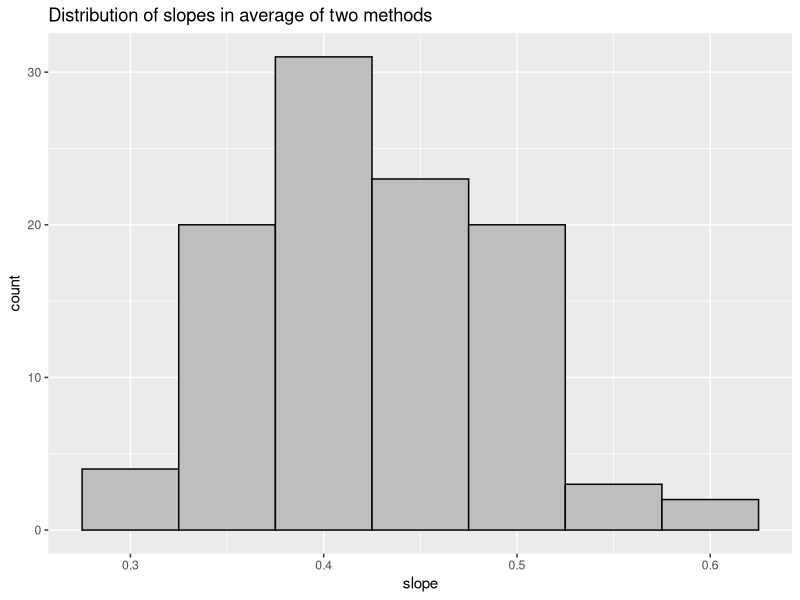
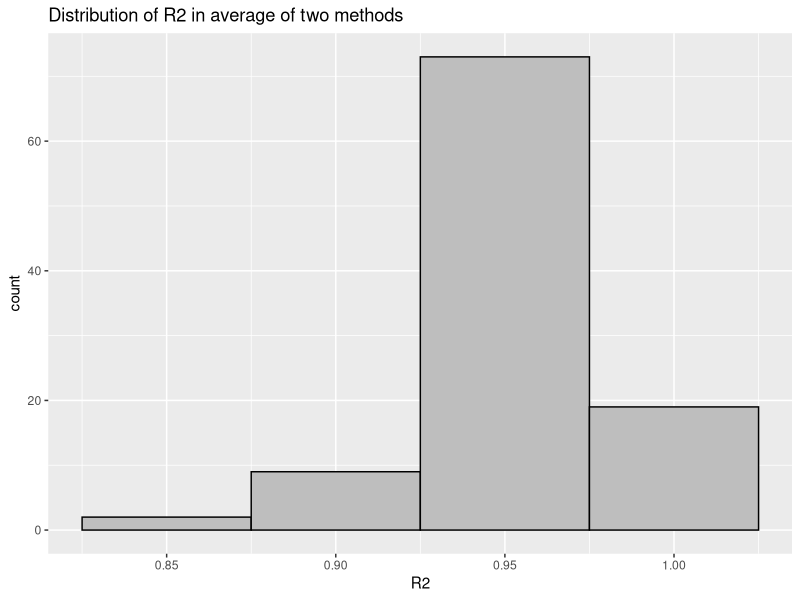

Here is the R script that generated these plots, in order:
#SAC - second version. Here I will add values to end of shortes average.
#otherwise there are only as many value as the shorted cf vector.
#Plus will store plot numbers






# Calculating SAC using maxmum and Minimum slope methods
#INPUTS plot_rich.csv (ExploringNests)
#       GroundCover.csv, access
#       VegCodes.csv, csv file
#OUTPUTS creates long_sac_max and min - a long df of cf obtained
#     by maximum and minimum paths through the plots. The values are extrapolated to 
#     3200m2 using linear extrap. The average is then fixed so that it
#     it also finishes on max_cf value. Paths area stored in path_max[[site]]
#     and path_min[[site]]. The plot numbers in these can be used to access
#     the variables for each plot through the path.
#     path_min, path_max RDS, for the plot order, ave_cf.csv for the richness on the ave fit 
#     and ave_fits.csv for the slopse


rm(list = ls())
cat("\014")
library(dplyr)
library(ggplot2)
library(nlme)
library(gridExtra)
library(reshape)
#plot level SAC


plotrichness = read.csv("../Data/plot_rich.csv")
#plot richness includes the missing plots as 0's, col 1 in random row numbers
plotrichness = plotrichness[, -1]

#Input all the ground flora data
Data = read.csv("../Data/GroundCover.csv")
Data_Yr2 = Data %>% filter(Yr_2 == 2)#%>%select(SITE,PLOT,NEST,COV,Amalgams)
colnames(Data_Yr2) = c("SITE", "PLOT", "NEST", "Cover", "BRC_number", "Year")
veg_codes = read.csv("../Data/vegetation_codes.csv")

# the  bryophytes, lichen etc have already been removed from veg codes csv so join this with ground cover to eliminate bryophytes from counts


colnames(veg_codes) = c("Species", "BRC_number")
Data_Yr2_veg = Data_Yr2 %>% inner_join(veg_codes)
# now using Dat_Yr2_veg means analysis is carried out without bryophytes


# calculate SAC starting from least rich plot
#select plot with least amount of species
#remove missing plots from Data_Yr2_veg

sac_max = list()
path_max = list()

for (i in 1:103){
  path = vector()
  f = vector()
  plotvect = c(1:16)
  sitevector = plotrichness[i,] # vector of richnesses of each plot for site i
  # remove zero values of missing plots
  #sitevector = sitevector[sitevector != 0]
  sitevector[sitevector == 0] = NA
  start = which.min(sitevector) # take plot with min richness
  path[1] = start
  siteveg = Data_Yr2_veg %>% filter(SITE == i) #get species data for site i
  startplot = siteveg %>% filter(PLOT == start) # get species data for min plot
  f[1] = length(unique(startplot$Species)) # first frequency  is just richness of min plot
  restofplots = siteveg %>% filter(PLOT != start) # take out the min plot
  plotvect = plotvect[-start] # take out the plot number of min plot
  j = 1
  while (length(plotvect != 0)) {
    #browser()
    j = j + 1 # counter for position in f vector
    #inner joins of all other plots to min plot, tmp 2 lists all species in
    #next plot that were not in min plot.
    tmp2 = restofplots %>% group_by(PLOT) %>% anti_join(., startplot, by = "Species")
    if (length(tmp2$SITE) == 0) {
      break
    } else {
      # this just gives the numbers of new species
      nos = as.data.frame(tmp2 %>% group_by(PLOT) %>% summarise(length(unique(Species))))
      #find location i.e.plot numer of biggest new no. of species
      position = which.max(nos[, 2])
      nextplot = nos[, 1][position]
      path= c(path,nextplot)
      # make the next frequency the biggest jump
      f[j] = max(nos[, 2]) #next f along, the extra species only
      #remove that plot number
      plotvect = plotvect[which(plotvect != nextplot)]
      # remove that plot species list
      restofplots = filter(siteveg, PLOT %in% plotvect)
      nextplotveg = siteveg %>% filter(PLOT == nextplot)
      # add the species for the removed plot to the start plot so only additional
      #new species are counted
      startplot = rbind(startplot, nextplotveg)
    }
  }
  path_max[[i]] = path
  sac_max[[i]] = cumsum(f)
}
saveRDS(sac_max,"sac_max.RDS")

# We have the cumsums in sac_max for the maximum gradient.
# Repeat for the minimum gradient

sac_min = list()
path_min = list()

for (i in 1:103){
  path = vector()
  f = vector()
  plotvect = c(1:16)
  sitevector = plotrichness[i,] # vector of richnesses of each plot for site i
  # remove zero values of missing plots
  #make NA to keep plot position
  #sitevector = sitevector[sitevector != 0]
  sitevector[sitevector == 0] = NA
  start = which.max(sitevector) # take plot with max richness
  path[1] = start
  siteveg = Data_Yr2_veg %>% filter(SITE == i) #get species data for site i
  startplot = siteveg %>% filter(PLOT == start) # get species data for min plot
  f[1] = length(unique(startplot$Species)) # first frequency  is just richness of min plot
  restofplots = siteveg %>% filter(PLOT != start) # take out the min plot
  plotvect = plotvect[-start] # take out the plot number of min plot
  j = 1
  while (length(plotvect != 0)) {
    #browser()
    j = j + 1 # counter for position in f vector
    #inner joins of all other plots to min plot, tmp 2 lists all species in
    #next plot that were not in min plot.
    tmp2 = restofplots %>% group_by(PLOT) %>% anti_join(., startplot, by = "Species")
    if (length(tmp2$SITE) == 0) {
      break
    } else {
      # this just gives the numbers of new species
      nos = as.data.frame(tmp2 %>% group_by(PLOT) %>% summarise(length(unique(Species))))
      #find location i.e.plot numer of biggest new no. of species
      position = which.min(nos[, 2])
      nextplot = nos[, 1][position]
      path = c(path,nextplot)
      # make the next frequency the biggest jump
      f[j] = min(nos[, 2]) #next f along, the extra species only
      #remove that plot number
      plotvect = plotvect[which(plotvect != nextplot)]
      # remove that plot species list
      restofplots = filter(siteveg, PLOT %in% plotvect)
      nextplotveg = siteveg %>% filter(PLOT == nextplot)
      # add the species for the removed plot to the start plot so only additional
      #new species are counted
      startplot = rbind(startplot, nextplotveg)
    }
  }
  path_min[[i]] = path
  sac_min[[i]] = cumsum(f)
}


areas = seq(from = 200, to = 3200, by = 200)

# make a long df from the min cumsums, but continue to area 3200

long_sac_max = data.frame()

for (i in 1:103){
  y = as.numeric(sac_max[[i]])
  l = length(y)
  diff = 16 - l
  grad = y[l] - y[(l-1)]
  final_val = y[l]
  pad_cf = vector()
  for (j in 1:diff){
    final_val = final_val + grad
    pad_cf[j] = final_val
  }
  y = c(y,pad_cf)
  sitecol =  rep(i,16)
  cols = as.data.frame(cbind(sitecol,areas,y))
  colnames(cols) = c("Site","area","max_cf")
  long_sac_max = rbind(long_sac_max,cols)
}


long_sac_min = data.frame()

for (i in 1:103){
  y = as.numeric(sac_min[[i]])
  l = length(y)
  cfmax = long_sac_max%>%filter(Site == i)
  final_valmin = y[l]
  final_valmax = cfmax$max_cf[16]
  diff = 16 - l
  sitecol =  rep(i,16)
  if (diff > 0) {
  grad = (final_valmax - final_valmin)/diff
  pad_cf = vector()
  for (j in 1:diff){
    final_valmin = final_valmin + grad
    pad_cf[j] = final_valmin
  }
  y = c(y,pad_cf)
  }
  cols = as.data.frame(cbind(sitecol,areas,y))
  colnames(cols) = c("Site","area","min_cf")
  long_sac_min = rbind(long_sac_min,cols)
  
}


##########AVERAGE############################################


ave_data = data.frame()
for (i in 1:103){
  site_max = long_sac_max%>%filter(Site == i)
  site_min = long_sac_min%>%filter(Site == i)
  x1 = site_max$max_cf
  x2 = site_min$min_cf
  ave_cf= (x1 + x2)/2 # calculate average
  Site = rep(i,16)
  #make a dataframe
  aves = as.data.frame(cbind(Site,areas,ave_cf))
  ave_data = rbind(ave_data,aves)
}
write.csv(ave_data,"../Data/ave_cf.csv")

#######################################################

#look at some plots

sac_plot =  function(sitenumber){
  min = long_sac_min%>%filter(Site == sitenumber)
  max = long_sac_max%>%filter(Site == sitenumber)
  ave = ave_data%>%filter(Site == sitenumber)
  cf_min = min$min_cf
  cf_max = max$max_cf
  cf_ave = ave$ave_cf
  data = as.data.frame(cbind(areas,cf_min,cf_ave,cf_max))
  melted = melt(data = data, id.vars = "areas")
  title = paste("Site", sitenumber)
  ggplot(melted, aes(x = areas, y = value, colour = variable))+
    geom_point()+
    labs(title = title)
}

#################################

#get the z's for these averages

ave_data_fits = data.frame()
for(i in 1:103){
  #browser()
  site = ave_data%>%filter(Site == i)
  site$logarea = log(site$areas)
  site$logave_cf = log(site$ave_cf)
  model_ave = lm(site$logave_cf ~ site$logarea)
  s = summary(model_ave)
  slope = model_ave$coefficients[2]
  r2 = s$r.squared
  this_row = as.data.frame(cbind(i,slope,r2))
  ave_data_fits= rbind(ave_data_fits, this_row)
}
colnames(ave_data_fits) = c("Site","slope","R2")
row.names(ave_data_fits) = c(1:103)

###Some plots

avehist = ggplot(ave_data_fits, aes(slope))+
  geom_histogram(binwidth = 0.05, col = "black", fill = "grey")+
  ggtitle("Distribution of slopes in average of two methods")
aveR2 = ggplot(ave_data_fits, aes(R2))+
  geom_histogram(binwidth = 0.05, col = "black", fill = "grey")+
  ggtitle("Distribution of R2 in average of two methods")

######
#ave_data_fits now has the slopes for each site. So I can now model these

write.csv(ave_data_fits, "../Data/z_ave_fits")
saveRDS(path_max, "path_max.RDS")
saveRDS(path_min,"path_min.RDS")
